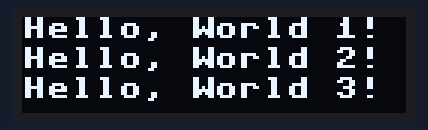
This program was run on a simulated Raspberry Pi Pico running MicroPython. Shown: 128×32 one-colour display. At 0.0 s the program stops and its outputs stay as they are.

Above: at 0.1 s.

The program:

oledtest.py
```python
from machine import Pin, SoftI2C
import ssd1306

#You can choose any other combination of I2C pins
i2c = SoftI2C(scl=Pin(1), sda=Pin(0))

oled_width = 128
oled_height = 32

oled = ssd1306.SSD1306_I2C(oled_width, oled_height, i2c)
oled.text('Hello, World 1!', 0, 0)
oled.text('Hello, World 2!', 0, 10)
oled.text('Hello, World 3!', 0, 20)

oled.show()
```
